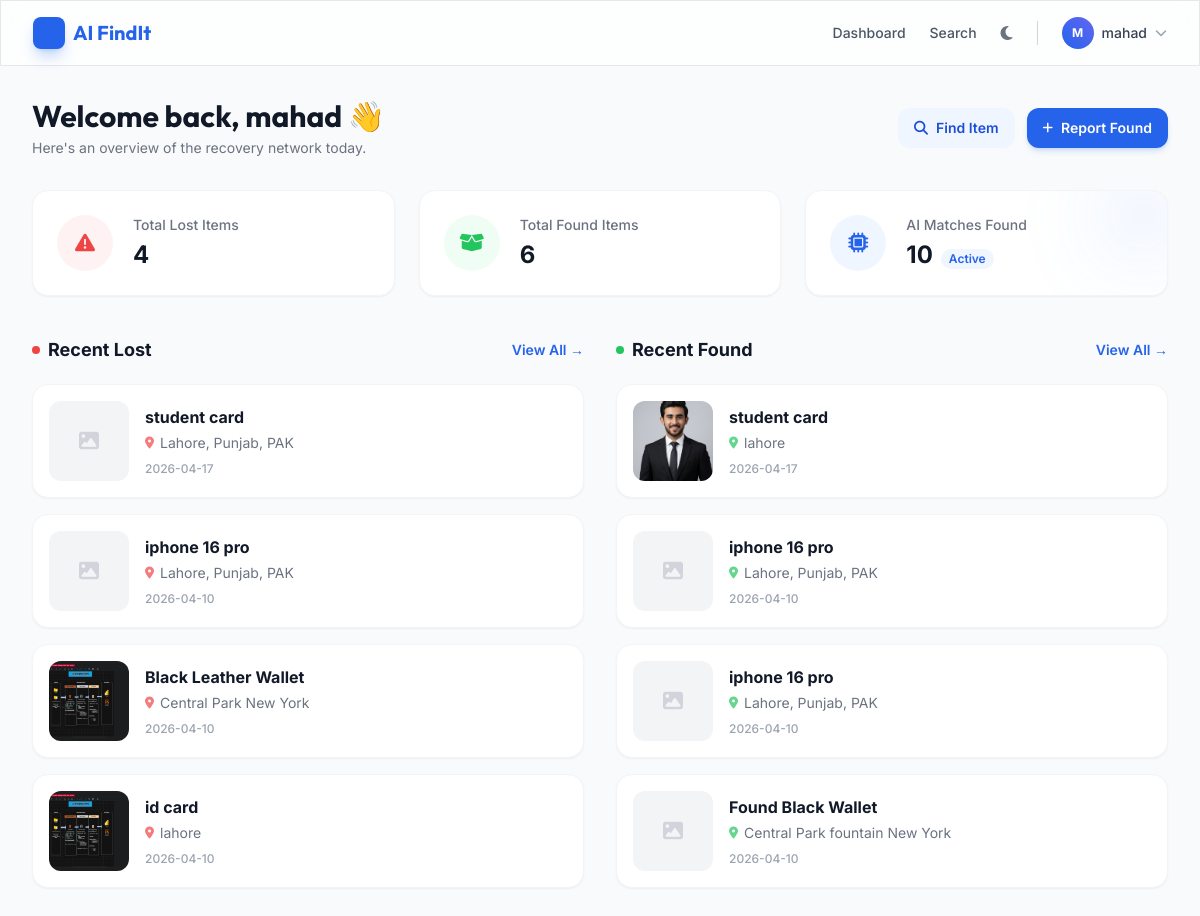
/dashboard (signed in), run on the app's committed database.
### tables this page shows
CREATE TABLE users (
            id INTEGER PRIMARY KEY AUTOINCREMENT,
            name TEXT NOT NULL,
            email TEXT NOT NULL UNIQUE,
            password_hash TEXT NOT NULL,
            role TEXT NOT NULL DEFAULT 'user'
        );

CREATE TABLE lost_items (
            id          INTEGER PRIMARY KEY AUTOINCREMENT,
            title       TEXT    NOT NULL,
            description TEXT    NOT NULL,
            location    TEXT    NOT NULL,
            image_path  TEXT,
            contact     TEXT,
            timestamp   TEXT    NOT NULL
        , priority_level TEXT DEFAULT 'MEDIUM', is_flagged INTEGER DEFAULT 0, user_id INTEGER DEFAULT 1);

CREATE TABLE found_items (
            id          INTEGER PRIMARY KEY AUTOINCREMENT,
            title       TEXT    NOT NULL,
            description TEXT    NOT NULL,
            location    TEXT    NOT NULL,
            image_path  TEXT,
            contact     TEXT,
            timestamp   TEXT    NOT NULL
        , priority_level TEXT DEFAULT 'MEDIUM', is_flagged INTEGER DEFAULT 0, user_id INTEGER DEFAULT 1);

### app.py (the view)
@app.route("/dashboard")
@login_required
def dashboard():
    if current_user.role == 'admin':
        return redirect(url_for('admin_dashboard'))
    conn = get_db_connection()
    lost_count = conn.execute("SELECT COUNT(*) FROM lost_items").fetchone()[0]
    found_count = conn.execute("SELECT COUNT(*) FROM found_items").fetchone()[0]
    recent_lost = conn.execute("SELECT * FROM lost_items ORDER BY timestamp DESC LIMIT 4").fetchall()
    recent_found = conn.execute("SELECT * FROM found_items ORDER BY timestamp DESC LIMIT 4").fetchall()
    conn.close()
    return render_template("index.html",
                           lost_count=lost_count, found_count=found_count,
                           recent_lost=recent_lost, recent_found=recent_found)

### app.py (called while the page is built)
@login_manager.user_loader
def load_user(user_id):
    conn = get_db_connection()
    user = conn.execute("SELECT * FROM users WHERE id = ?", (user_id,)).fetchone()
    conn.close()
    if user:
        return User(user["id"], user["name"], user["email"], user["role"], user["password_hash"])
    return None

### database.py (called while the page is built)
def get_db_connection():
    conn = sqlite3.connect(DB_PATH)
    conn.row_factory = sqlite3.Row
    return conn

### templates/index.html (shortened to what this page needs)
{% extends "base.html" %}
{% block content %}
<div class="max-w-7xl mx-auto px-4 sm:px-6 lg:px-8 py-8 w-full">
    <div class="flex flex-col md:flex-row md:items-center md:justify-between mb-8 animate-fade-in">
        <div>
            <h1 class="text-3xl font-display font-bold text-gray-900 dark:text-white">Welcome back, {{ current_user.name.split(' ')[0] }} 👋</h1>
            <p class="mt-1 text-sm text-gray-500 dark:text-gray-400">Here's an overview of the recovery network today.</p>
        </div>
        <div class="mt-4 md:mt-0 flex gap-3">
            <a href="{{ url_for('report_lost') }}" class="inline-flex items-center gap-2 px-4 py-2.5 bg-brand-50 text-brand-700 dark:bg-brand-900/30 dark:text-brand-300 rounded-xl font-semibold text-sm hover:bg-brand-100 dark:hover:bg-brand-900/50 transition">
                <i class="fa-solid fa-search"></i> Find Item
            </a>
            <a href="{{ url_for('report_found') }}" class="inline-flex items-center gap-2 px-4 py-2.5 bg-brand-600 text-white rounded-xl font-semibold text-sm hover:bg-brand-700 shadow-md shadow-brand-500/20 transition transform hover:-translate-y-0.5">
                <i class="fa-solid fa-plus text-xs"></i> Report Found
            </a>
        </div>
    </div>
    <div class="grid grid-cols-1 md:grid-cols-3 gap-6 mb-10 animate-slide-up" style="animation-delay: 0.1s;">
        <div class="glass bg-white dark:bg-dark-800 rounded-2xl p-6 border border-gray-100 dark:border-dark-border shadow-sm flex items-center gap-5 group hover:shadow-md transition">
            <div class="w-14 h-14 rounded-full bg-red-50 dark:bg-red-900/20 flex items-center justify-center text-red-500 group-hover:scale-110 transition-transform">
                <i class="fa-solid fa-triangle-exclamation text-xl"></i>
            </div>
            <div>
                <p class="text-sm font-medium text-gray-500 dark:text-gray-400">Total Lost Items</p>
                <p class="text-2xl font-bold text-gray-900 dark:text-white mt-1">{{ lost_count }}</p>
            </div>
        </div>
        <div class="glass bg-white dark:bg-dark-800 rounded-2xl p-6 border border-gray-100 dark:border-dark-border shadow-sm flex items-center gap-5 group hover:shadow-md transition">
            <div class="w-14 h-14 rounded-full bg-green-50 dark:bg-green-900/20 flex items-center justify-center text-green-500 group-hover:scale-110 transition-transform">
                <i class="fa-solid fa-box-open text-xl"></i>
            </div>
            <div>
                <p class="text-sm font-medium text-gray-500 dark:text-gray-400">Total Found Items</p>
                <p class="text-2xl font-bold text-gray-900 dark:text-white mt-1">{{ found_count }}</p>
            </div>
        </div>
        <div class="glass bg-white dark:bg-dark-800 rounded-2xl p-6 border border-gray-100 dark:border-dark-border shadow-sm flex items-center gap-5 group hover:shadow-md transition relative overflow-hidden">
            <div class="absolute -right-6 -top-6 w-24 h-24 bg-brand-500/10 rounded-full blur-2xl"></div>
            <div class="w-14 h-14 rounded-full bg-brand-50 dark:bg-brand-900/20 flex items-center justify-center text-brand-600 dark:text-brand-400 group-hover:scale-110 transition-transform relative z-10">
                <i class="fa-solid fa-microchip text-xl"></i>
            </div>
            <div class="relative z-10">
                <p class="text-sm font-medium text-gray-500 dark:text-gray-400">AI Matches Found</p>
                <div class="flex items-baseline gap-2 mt-1">
                    <p class="text-2xl font-bold text-gray-900 dark:text-white">{{ lost_count + found_count if (lost_count + found_count) < 50 else 42 }}</p>
                    <span class="text-xs font-semibold text-brand-600 dark:text-brand-400 bg-brand-50 dark:bg-brand-900/30 px-2 py-0.5 rounded-full">Active</span>
                </div>
            </div>
        </div>
    </div>
    <div class="grid grid-cols-1 lg:grid-cols-2 gap-8 animate-slide-up" style="animation-delay: 0.2s;">
        <div>
            <div class="flex items-center justify-between mb-5">
                <h3 class="text-lg font-bold text-gray-900 dark:text-white flex items-center gap-2">
                    <span class="w-2 h-2 rounded-full bg-red-500"></span> Recent Lost
                </h3>
                <a href="{{ url_for('lost_items') }}" class="text-sm font-semibold text-brand-600 dark:text-brand-400 hover:text-brand-700 transition">View All &rarr;</a>
            </div>
            <div class="space-y-4">
                {% for item in recent_lost %}
                <a href="{{ url_for('view_matches', item_type='lost', item_id=item.id) }}" class="block p-4 bg-white dark:bg-dark-800 border border-gray-100 dark:border-dark-border rounded-2xl shadow-sm hover:shadow-md hover:border-brand-300 dark:hover:border-brand-700 transition group">
                    <div class="flex gap-4">
                        <div class="w-20 h-20 rounded-xl overflow-hidden bg-gray-100 dark:bg-dark-900 flex flex-shrink-0 items-center justify-center relative">
                            {% if item.image_path %}
                            <img src="{{ url_for('static', filename=item.image_path) }}" class="w-full h-full object-cover group-hover:scale-110 transition-transform duration-500">
                            {% else %}
                            <i class="fa-solid fa-image text-gray-300 dark:text-gray-600 text-xl"></i>
                            {% endif %}
                        </div>
                        <div class="flex-1 min-w-0 py-1">
                            <h4 class="text-base font-bold text-gray-900 dark:text-white truncate group-hover:text-brand-600 dark:group-hover:text-brand-400 transition">{{ item.title }}</h4>
                            <p class="text-sm text-gray-500 dark:text-gray-400 mt-1 flex items-center gap-1.5 truncate">
                                <i class="fa-solid fa-location-dot text-xs text-red-500/70"></i> {{ item.location }}
                            </p>
                            <p class="text-xs text-gray-400 mt-2 font-medium">
                                {{ item.timestamp.split(' ')[0] if item.timestamp else 'Just now' }}
                            </p>
                        </div>
                    </div>
                </a>
                {% endfor %}
            </div>
        </div>
        <div>
            <div class="flex items-center justify-between mb-5">
                <h3 class="text-lg font-bold text-gray-900 dark:text-white flex items-center gap-2">
                    <span class="w-2 h-2 rounded-full bg-green-500"></span> Recent Found
                </h3>
                <a href="{{ url_for('found_items') }}" class="text-sm font-semibold text-brand-600 dark:text-brand-400 hover:text-brand-700 transition">View All &rarr;</a>
            </div>
            <div class="space-y-4">
                {% for item in recent_found %}
                <a href="{{ url_for('view_matches', item_type='found', item_id=item.id) }}" class="block p-4 bg-white dark:bg-dark-800 border border-gray-100 dark:border-dark-border rounded-2xl shadow-sm hover:shadow-md hover:border-brand-300 dark:hover:border-brand-700 transition group">
                    <div class="flex gap-4">
                        <div class="w-20 h-20 rounded-xl overflow-hidden bg-gray-100 dark:bg-dark-900 flex flex-shrink-0 items-center justify-center relative">
                            {% if item.image_path %}
                            <img src="{{ url_for('static', filename=item.image_path) }}" class="w-full h-full object-cover group-hover:scale-110 transition-transform duration-500">
                            {% else %}
                            <i class="fa-solid fa-image text-gray-300 dark:text-gray-600 text-xl"></i>
                            {% endif %}
                        </div>
                        <div class="flex-1 min-w-0 py-1">
                            <h4 class="text-base font-bold text-gray-900 dark:text-white truncate group-hover:text-brand-600 dark:group-hover:text-brand-400 transition">{{ item.title }}</h4>
                            <p class="text-sm text-gray-500 dark:text-gray-400 mt-1 flex items-center gap-1.5 truncate">
                                <i class="fa-solid fa-location-dot text-xs text-green-500/70"></i> {{ item.location }}
                            </p>
                            <p class="text-xs text-gray-400 mt-2 font-medium">
                                {{ item.timestamp.split(' ')[0] if item.timestamp else 'Just now' }}
                            </p>
                        </div>
                    </div>
                </a>
                {% endfor %}
            </div>
        </div>
    </div>
</div>
{% endblock %}

### templates/base.html (shortened to what this page needs)
<!DOCTYPE html>
<html lang="en" class="antialiased">
<head>
    <link href="https://cdnjs.cloudflare.com/ajax/libs/font-awesome/6.4.0/css/all.min.css" rel="stylesheet">
    <script src="https://cdn.tailwindcss.com"></script>
</head>
<body class="bg-gray-50 text-gray-900 dark:bg-dark-900 dark:text-gray-100 transition-colors duration-300 {% block body_class %}{% endblock %}" x-data="themeManager()">
    {% if not hide_navbar %}
    <nav class="sticky top-0 z-50 glass border-b border-gray-200 dark:border-dark-border" x-data="{ mobileMenuOpen: false }">
        <div class="max-w-7xl mx-auto px-4 sm:px-6 lg:px-8">
            <div class="flex justify-between h-16">
                <div class="flex items-center">
                    <a href="{{ url_for('index') }}" class="flex items-center gap-2 text-xl font-display font-bold text-brand-600 dark:text-brand-500 hover:opacity-80 transition">
                        <div class="w-8 h-8 rounded-lg bg-brand-600 text-white flex items-center justify-center shadow-lg shadow-brand-500/30">
                        </div>
                        AI FindIt
                    </a>
                </div>
                <div class="hidden md:flex items-center space-x-6">
                    {% if current_user.is_authenticated %}
                        {% if current_user.role == 'admin' %}
                            <a href="{{ url_for('admin_dashboard') }}" class="text-sm font-medium text-gray-600 dark:text-gray-300 hover:text-brand-600 dark:hover:text-brand-400 transition">Admin Panel</a>
                        {% else %}
                            <a href="{{ url_for('dashboard') }}" class="text-sm font-medium text-gray-600 dark:text-gray-300 hover:text-brand-600 dark:hover:text-brand-400 transition">Dashboard</a>
                            <a href="{{ url_for('search') }}" class="text-sm font-medium text-gray-600 dark:text-gray-300 hover:text-brand-600 dark:hover:text-brand-400 transition">Search</a>
                        {% endif %}
                        <button @click="toggleTheme()" class="text-gray-500 dark:text-gray-400 hover:text-brand-600 dark:hover:text-brand-400 transition ml-2">
                            <i class="fa-solid" :class="isDark ? 'fa-sun' : 'fa-moon'"></i>
                        </button>
                        <div class="relative" x-data="{ open: false }" @click.outside="open = false">
                            <button @click="open = !open" class="flex items-center gap-2 text-sm font-medium text-gray-700 dark:text-gray-200 hover:text-brand-600 transition">
                                <div class="w-8 h-8 rounded-full bg-gradient-to-tr from-brand-600 to-indigo-500 text-white flex items-center justify-center font-bold text-xs">
                                    {{ current_user.name[0] | upper }}
                                </div>
                                <span>{{ current_user.name.split(' ')[0] }}</span>
                                <i class="fa-solid fa-chevron-down text-xs text-gray-400"></i>
                            </button>
                        </div>
                    {% endif %}
                </div>
            </div>
        </div>
    </nav>
    {% endif %}
    <main class="min-h-[calc(100vh-4rem)] flex flex-col">
        {% block content %}{% endblock %}
    </main>
</body>
</html>

### templates/base.html (style rules this page uses)
.glass { background: rgba(255, 255, 255, 0.7); backdrop-filter: blur(12px); -webkit-backdrop-filter: blur(12px); border: 1px solid rgba(255, 255, 255, 0.3); }
html { scroll-behavior: smooth; }

### data on the page
users: name "M", name "mahad"
lost_items: title "student card", location "Lahore, Punjab, PAK", timestamp "2026-04-17"
lost_items: title "iphone 16 pro", location "Lahore, Punjab, PAK", timestamp "2026-04-10"
lost_items: image_path (picture), title "Black Leather Wallet", location "Central Park New York", timestamp "2026-04-10"
lost_items: image_path (picture), title "id card", location "lahore", timestamp "2026-04-10"
found_items: image_path (picture), title "student card", location "lahore", timestamp "2026-04-17"
found_items: title "iphone 16 pro", location "Lahore, Punjab, PAK", timestamp "2026-04-10"
found_items: title "iphone 16 pro", location "Lahore, Punjab, PAK", timestamp "2026-04-10"
found_items: title "Found Black Wallet", location "Central Park fountain New York", timestamp "2026-04-10"

### other printed values
{{ lost_count }} "4"
{{ found_count }} "6"
{{ lost_count + found_count if (lost_count + found_count) < 50 else 42 }} "10"
